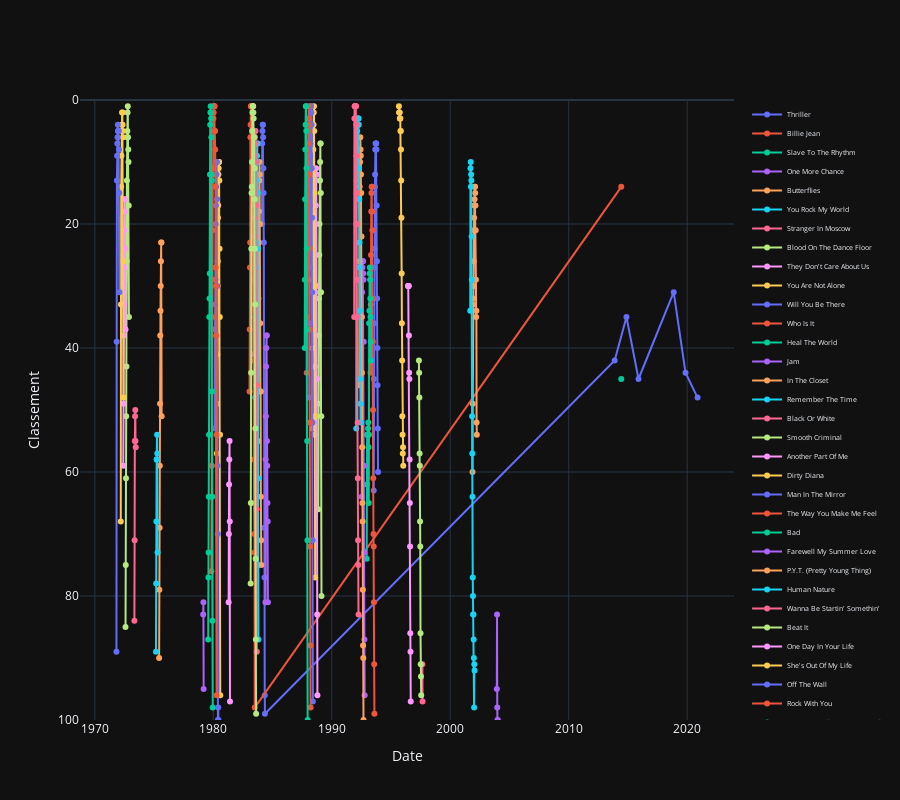

The cell this chart's notebook holds for it:
### Code cell
show_music_of_artist(df, "Michael Jackson")
